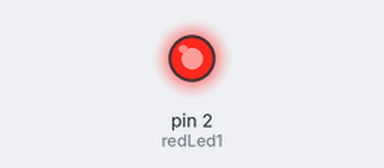
Recording of a sketch running on a simulated Arduino Uno, built with avr-gcc and run on an emulated ATmega328P. On the bench: output pins drawn as LEDs (lit = HIGH).

Above: at 0.1 s.
Timing chart, 0 to 1.6 s (numbered marks = the images above):
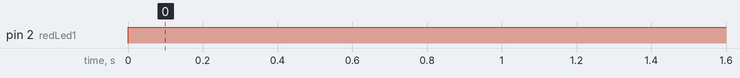

The sketch:

test.ino
```cpp
const int redLed1 = 2;

void setup() {
  // put your setup code here, to run once:
  pinMode(redLed1, OUTPUT);
}

void loop() {
  // put your main code here, to run repeatedly:


    digitalWrite(redLed1, HIGH);

}
```

Measured:
- by itself, pin 2 (redLed1): LOW → HIGH at 0.00 s
